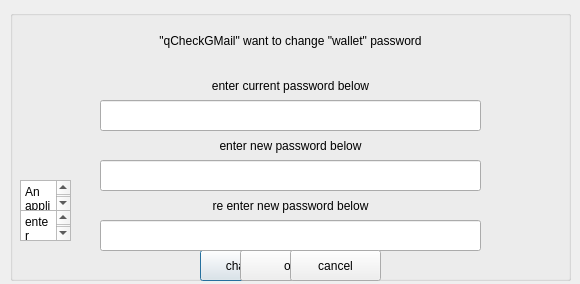
<?xml version="1.0" encoding="UTF-8"?>
<ui version="4.0">
 <class>changePassWordDialog</class>
 <widget class="QDialog" name="changePassWordDialog">
  <property name="geometry">
   <rect>
    <x>0</x>
    <y>0</y>
    <width>580</width>
    <height>284</height>
   </rect>
  </property>
  <property name="windowTitle">
   <string>change wallet's password</string>
  </property>
  <property name="windowIcon">
   <iconset>
    <normaloff>lxqt_wallet_icon.pngg</normaloff>lxqt_wallet_icon.pngg</iconset>
  </property>
  <widget class="QGroupBox" name="groupBox">
   <property name="geometry">
    <rect>
     <x>10</x>
     <y>10</y>
     <width>561</width>
     <height>271</height>
    </rect>
   </property>
   <property name="title">
    <string/>
   </property>
   <widget class="QPushButton" name="pushButtonChange">
    <property name="geometry">
     <rect>
      <x>190</x>
      <y>240</y>
      <width>91</width>
      <height>31</height>
     </rect>
    </property>
    <property name="text">
     <string>change</string>
    </property>
   </widget>
   <widget class="QPushButton" name="pushButtonOK">
    <property name="geometry">
     <rect>
      <x>230</x>
      <y>240</y>
      <width>101</width>
      <height>31</height>
     </rect>
    </property>
    <property name="text">
     <string>ok</string>
    </property>
   </widget>
   <widget class="QLineEdit" name="lineEditCurrentPassWord">
    <property name="geometry">
     <rect>
      <x>90</x>
      <y>90</y>
      <width>381</width>
      <height>31</height>
     </rect>
    </property>
    <property name="echoMode">
     <enum>QLineEdit::Password</enum>
    </property>
   </widget>
   <widget class="QLineEdit" name="lineEditNewPassWord">
    <property name="geometry">
     <rect>
      <x>90</x>
      <y>150</y>
      <width>381</width>
      <height>31</height>
     </rect>
    </property>
    <property name="echoMode">
     <enum>QLineEdit::Password</enum>
    </property>
   </widget>
   <widget class="QLineEdit" name="lineEditNewPassWord_2">
    <property name="geometry">
     <rect>
      <x>90</x>
      <y>210</y>
      <width>381</width>
      <height>31</height>
     </rect>
    </property>
    <property name="echoMode">
     <enum>QLineEdit::Password</enum>
    </property>
   </widget>
   <widget class="QLabel" name="label">
    <property name="geometry">
     <rect>
      <x>20</x>
      <y>10</y>
      <width>521</width>
      <height>41</height>
     </rect>
    </property>
    <property name="text">
     <string>&quot;qCheckGMail&quot; want to change &quot;wallet&quot; password</string>
    </property>
    <property name="alignment">
     <set>Qt::AlignCenter</set>
    </property>
    <property name="wordWrap">
     <bool>true</bool>
    </property>
   </widget>
   <widget class="QLabel" name="label_2">
    <property name="geometry">
     <rect>
      <x>0</x>
      <y>60</y>
      <width>561</width>
      <height>31</height>
     </rect>
    </property>
    <property name="text">
     <string>enter current password below</string>
    </property>
    <property name="alignment">
     <set>Qt::AlignCenter</set>
    </property>
    <property name="wordWrap">
     <bool>true</bool>
    </property>
   </widget>
   <widget class="QLabel" name="label_3">
    <property name="geometry">
     <rect>
      <x>0</x>
      <y>120</y>
      <width>561</width>
      <height>31</height>
     </rect>
    </property>
    <property name="text">
     <string>enter new password below</string>
    </property>
    <property name="alignment">
     <set>Qt::AlignCenter</set>
    </property>
    <property name="wordWrap">
     <bool>true</bool>
    </property>
   </widget>
   <widget class="QLabel" name="label_4">
    <property name="geometry">
     <rect>
      <x>0</x>
      <y>180</y>
      <width>561</width>
      <height>31</height>
     </rect>
    </property>
    <property name="text">
     <string>re enter new password below</string>
    </property>
    <property name="alignment">
     <set>Qt::AlignCenter</set>
    </property>
    <property name="wordWrap">
     <bool>true</bool>
    </property>
   </widget>
   <widget class="QPushButton" name="pushButtonCancel">
    <property name="geometry">
     <rect>
      <x>280</x>
      <y>240</y>
      <width>91</width>
      <height>31</height>
     </rect>
    </property>
    <property name="text">
     <string>cancel</string>
    </property>
   </widget>
   <widget class="QTextEdit" name="textEdit">
    <property name="geometry">
     <rect>
      <x>10</x>
      <y>170</y>
      <width>51</width>
      <height>31</height>
     </rect>
    </property>
    <property name="html">
     <string>&lt;!DOCTYPE HTML PUBLIC &quot;-//W3C//DTD HTML 4.0//EN&quot; &quot;http://www.w3.org/TR/REC-html40/strict.dtd&quot;&gt;
&lt;html&gt;&lt;head&gt;&lt;meta name=&quot;qrichtext&quot; content=&quot;1&quot; /&gt;&lt;style type=&quot;text/css&quot;&gt;
p, li { white-space: pre-wrap; }
&lt;/style&gt;&lt;/head&gt;&lt;body style=&quot; font-family:'Sans Serif'; font-size:9pt; font-weight:400; font-style:normal;&quot;&gt;
&lt;p style=&quot; margin-top:0px; margin-bottom:0px; margin-left:0px; margin-right:0px; -qt-block-indent:0; text-indent:0px;&quot;&gt;An application '&lt;span style=&quot; font-weight:600;&quot;&gt;%1&lt;/span&gt;' has made a request for a password of its wallet '&lt;span style=&quot; font-weight:600;&quot;&gt;%2&lt;/span&gt;' to be changed&lt;/p&gt;
&lt;p style=&quot;-qt-paragraph-type:empty; margin-top:0px; margin-bottom:0px; margin-left:0px; margin-right:0px; -qt-block-indent:0; text-indent:0px;&quot;&gt;&lt;br /&gt;&lt;/p&gt;&lt;/body&gt;&lt;/html&gt;</string>
    </property>
   </widget>
   <widget class="QTextEdit" name="textEdit_2">
    <property name="geometry">
     <rect>
      <x>10</x>
      <y>200</y>
      <width>51</width>
      <height>31</height>
     </rect>
    </property>
    <property name="html">
     <string>&lt;!DOCTYPE HTML PUBLIC &quot;-//W3C//DTD HTML 4.0//EN&quot; &quot;http://www.w3.org/TR/REC-html40/strict.dtd&quot;&gt;
&lt;html&gt;&lt;head&gt;&lt;meta name=&quot;qrichtext&quot; content=&quot;1&quot; /&gt;&lt;style type=&quot;text/css&quot;&gt;
p, li { white-space: pre-wrap; }
&lt;/style&gt;&lt;/head&gt;&lt;body style=&quot; font-family:'Sans Serif'; font-size:9pt; font-weight:400; font-style:normal;&quot;&gt;
&lt;p style=&quot; margin-top:0px; margin-bottom:0px; margin-left:0px; margin-right:0px; -qt-block-indent:0; text-indent:0px;&quot;&gt;enter password information below to create a new wallet '&lt;span style=&quot; font-weight:600;&quot;&gt;%1&lt;/span&gt;' for application '&lt;span style=&quot; font-weight:600;&quot;&gt;%2&lt;/span&gt;'&lt;/p&gt;&lt;/body&gt;&lt;/html&gt;</string>
    </property>
   </widget>
  </widget>
 </widget>
 <tabstops>
  <tabstop>lineEditCurrentPassWord</tabstop>
  <tabstop>lineEditNewPassWord</tabstop>
  <tabstop>lineEditNewPassWord_2</tabstop>
  <tabstop>pushButtonChange</tabstop>
  <tabstop>pushButtonOK</tabstop>
  <tabstop>pushButtonCancel</tabstop>
  <tabstop>textEdit</tabstop>
  <tabstop>textEdit_2</tabstop>
 </tabstops>
 <resources/>
 <connections/>
</ui>
